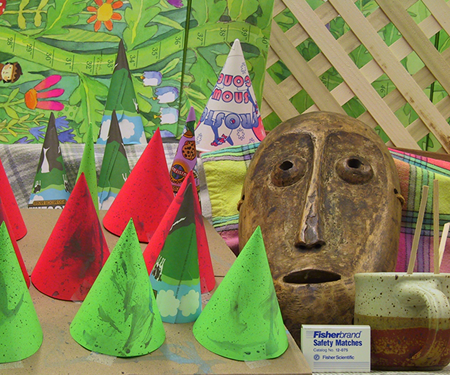
#> input picture images/cones/im2.png, 450 x 375 px
$ python stereo.py
#> lines starting #> are read from the running program, lines starting #| are printed output that depends on the picture; after the words box and inside, x2 and y2 are one past the last pixel; in counts of white or black regions, pixels touching at a corner belong together
# %%
import numpy as np
import cv2
import maxflow
import os

INPUT_DIR = 'images'
OUTPUT_DIR = './output'

# %%
def disp_cost(im, im_disp, p):
    # im.dtype and im_disp.dtype are float

    shift = np.zeros_like(im_disp)

    if p == 0:
        shift = im_disp.copy()
    elif p > 0:
        shift[:, p:] = im_disp[:, :-p]
    else:
        shift[:, :p] = im_disp[:, -p:]

    cost = np.sum((im - shift) ** 2, axis=2)

    return cost


# %%
def disp_energy(im, im_disp, ndisp=0):

    if ndisp == 0:
        ndisp = im_disp.shape[1] // 4

    im, im_disp = im.astype('float'), im_disp.astype('float')

    D = np.zeros((*im.shape[:2], abs(ndisp)), dtype='float')
    for p in range(abs(ndisp)):
        D[:, :, p] = disp_cost(im, im_disp, p if ndisp > 0 else -p)

    return D


# %%
# Sum of Squared Differences disparity map
def get_ssd_dmap(D, w=5):

    ssd = np.zeros_like(D)
    for p in range(D.shape[-1]):
        ssd[:, :, p] = cv2.boxFilter(D[:, :, p], -1, (w, w),
                    normalize=False, borderType=cv2.BORDER_ISOLATED)

    dmap = ssd.argmin(axis=-1)

    return dmap

# %%
def V_Potts(D, k=50.0):

    L = D.shape[-1]

    return k * (np.ones(L) - np.eye(L))

# %%
def V_L2norm(D, k=50.0, beta=1.0):

    L = D.shape[-1]
    lx, ly = np.meshgrid(range(L), range(L))
    V = beta * abs(lx - ly).astype('float')
    V[V > k] = k

    return V

# %%
def alpha_expansion(alpha, D, V, labels):

    rows, cols = labels.shape

    label_weights = V[alpha, labels]

    g = maxflow.Graph[float]()

    # Build graph below: add pixel nodes, auxiliary nodes, t-links and n-links.

    # Add pixel nodes
    node_ids = g.add_grid_nodes(labels.shape)

    # T-links for pixel nodes
    T_alpha = D[:, :, alpha]

    # [4 lines of commented-out code are left out]
    T_n_alpha = D[(*np.mgrid[:rows, :cols], labels)]
    T_n_alpha[labels == alpha] = np.inf

    g.add_grid_tedges(node_ids, T_alpha, T_n_alpha)

    # Add horizontal auxiliary nodes
    ha_ids = g.add_grid_nodes((rows, cols-1))

    # T-links for horizontal auxiliary nodes
    T_ha_n_alpha = V[labels[:, :-1], labels[:, 1:]]
    g.add_grid_tedges(ha_ids, 0, T_ha_n_alpha)

    # Horizontal n-links
    node_ha_ids = np.empty((rows, 2 * cols - 1), dtype='int')
    node_ha_ids[:, ::2] = node_ids
    node_ha_ids[:, 1::2] = ha_ids

    h_weights = np.zeros_like(node_ha_ids, dtype='float')
    h_weights[:, ::2] = label_weights

    g.add_grid_edges(node_ha_ids, h_weights, np.array([0, 0, 1]), symmetric=True)
    g.add_grid_edges(node_ha_ids, h_weights, np.array([1, 0, 0]), symmetric=True)

    # Add vertical auxiliary nodes
    va_ids = g.add_grid_nodes((rows-1, cols))

    # T-links for vertical auxiliary nodes
    T_va_n_alpha = V[labels[:-1, :], labels[1:, :]]
    g.add_grid_tedges(va_ids, 0, T_va_n_alpha)

    #  Vertical n-links
    node_va_ids = np.empty((2 * rows - 1, cols), dtype='int')
    node_va_ids[::2, :] = node_ids
    node_va_ids[1::2, :] = va_ids

    v_weights = np.zeros_like(node_va_ids, dtype='float')
    v_weights[::2, :] = label_weights

    g.add_grid_edges(node_va_ids, v_weights, np.array([[0], [0], [1]]), symmetric=True)
    g.add_grid_edges(node_va_ids, v_weights, np.array([[1], [0], [0]]), symmetric=True)

    # Run graph cut to get min energy and update labels
    energy = g.maxflow()
    labels[g.get_grid_segments(node_ids)] = alpha

    return energy

# %%
# Graph cut alpha expansion disparity map
def get_ae_dmap(D, V, labels=None, cycle_max=5):
    # cycle_max is default to 5.
    # Usually after 5 cycles, further energy reduction is very small.
    # If cycle_max is set to 0, there is no upper limit of cycle times.
    if cycle_max is 0:
        cycle_max = np.inf

    dmap = D.argmin(axis=-1) if labels is None else labels.copy()

    ndisp = D.shape[-1]
    Ef = np.inf
    cycle = 0
    print('INFO: Started alpha expansion cycle. It may take several minutes...')
    while True:

        success = False
        for alpha in range(ndisp):
            Ef_hat = alpha_expansion(alpha, D, V, dmap)
            if Ef_hat < Ef:
                Ef = Ef_hat
                success = True

        cycle += 1
        print('Debug:\tcycle %d\tEf %.1f' % (cycle, Ef))

        if not success or cycle >= cycle_max:
            break

    print('INFO: Finished alpha expansion with %d cycles.' % cycle)

    return dmap

# %%
def save_dmap(dmap, id_string, id_num):

    norm_dmap = cv2.normalize(dmap, None, 0, 255, cv2.NORM_MINMAX)

    filename = id_string + str(id_num) + '.png'

    cv2.imwrite(os.path.join(OUTPUT_DIR, filename), norm_dmap)


# %%
def main():

    if not os.path.isdir(OUTPUT_DIR):
        os.makedirs(OUTPUT_DIR)

    # SSD algorithm results
    img0 = cv2.imread('images/cones/im2.png')
#> img0 is the input picture: shape (375, 450, 3); mean B, G, R 82.3, 130.2, 132.6
    img1 = cv2.imread('images/cones/im6.png')
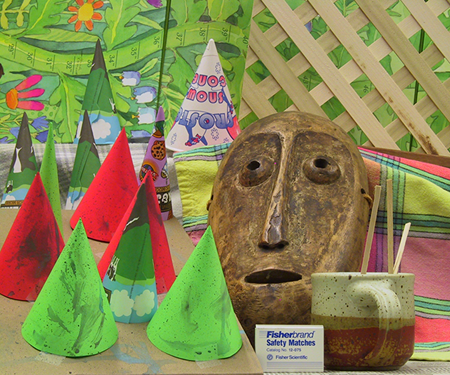
#> input picture images/cones/im6.png, 450 x 375 px
#> img1 is the input picture: shape (375, 450, 3); mean B, G, R 83.6, 133.3, 137.4

    DL = disp_energy(img0, img1, 80)
    DR = disp_energy(img1, img0, -80)

    dmap5L = get_ssd_dmap(DL)
    dmap5R = get_ssd_dmap(DR)
    dmap19L = get_ssd_dmap(DL, 19)
#> in get_ssd_dmap (call 3), `dmap = ssd.argmin(axis=-1)`: dmap: shape (375, 450) int64; 78 distinct labels, from 0 to 79
    dmap19R = get_ssd_dmap(DR, 19)
#> call 4 of get_ssd_dmap, with D = array of shape (375, 450, 80), w = 19
#> in get_ssd_dmap (call 4), `dmap = ssd.argmin(axis=-1)`:
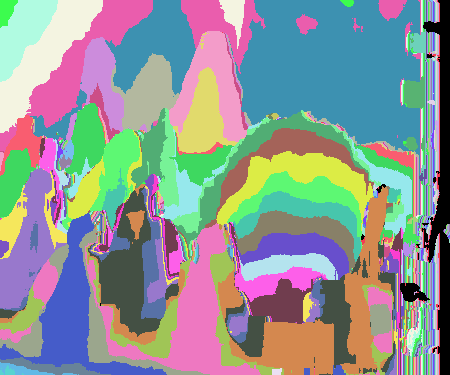
#> dmap: shape (375, 450) int64; 79 distinct labels, from 0 to 79; one colour per label, 0 black

    save_dmap(dmap5L, 'Cone_ssd_L_dmap_w', 5)
    save_dmap(dmap5R, 'Cone_ssd_R_dmap_w', 5)
    save_dmap(dmap19L, 'Cone_ssd_L_dmap_w', 19)
#> call 3 of save_dmap, with id_string = 'Cone_ssd_L_dmap_w', id_num = 19
#> in save_dmap (call 3), `norm_dmap = cv2.normalize(dmap, None, 0, 255, cv2.NORM_MINMAX)`:
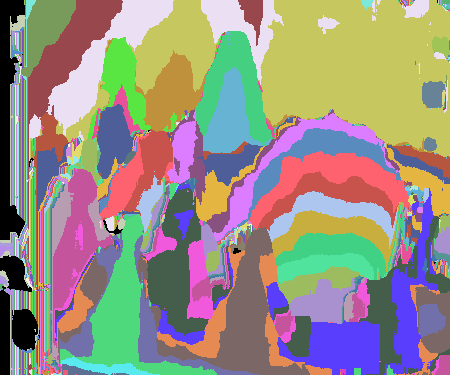
#> norm_dmap: shape (375, 450) int32; 78 distinct labels, from 0 to 255; one colour per label, 0 black
    save_dmap(dmap19R, 'Cone_ssd_R_dmap_w', 19)
#> call 4 of save_dmap, with id_string = 'Cone_ssd_R_dmap_w', id_num = 19
#> in save_dmap (call 4), `norm_dmap = cv2.normalize(dmap, None, 0, 255, cv2.NORM_MINMAX)`:
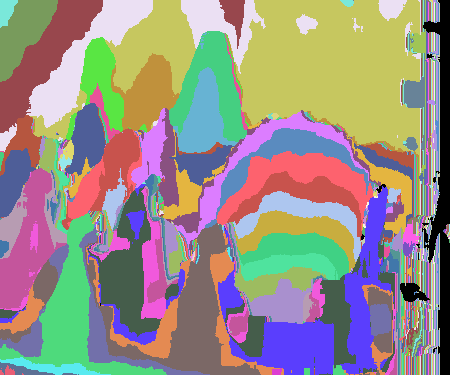
#> norm_dmap: shape (375, 450) int32; 79 distinct labels, from 0 to 255; one colour per label, 0 black


    # Alpha expansion algorithm results
    scenes = ['Adirondack', 'Jadeplant', 'Motorcycle',
                'Piano', 'Pipes', 'Playroom', 'Playtable',
                'Recycle', 'Teddy', 'Vintage', 'Shelves']

    ndisps = [73, 160, 70,
                65, 75, 83, 73,
                65, 64, 190, 60]

    for scene, ndisp in zip(scenes, ndisps):
        print('\n\nINFO: Working on scene %s with maximum disparity value %d...' % (scene, ndisp))

        img0 = cv2.imread(os.path.join(INPUT_DIR, scene, 'im0.png'))
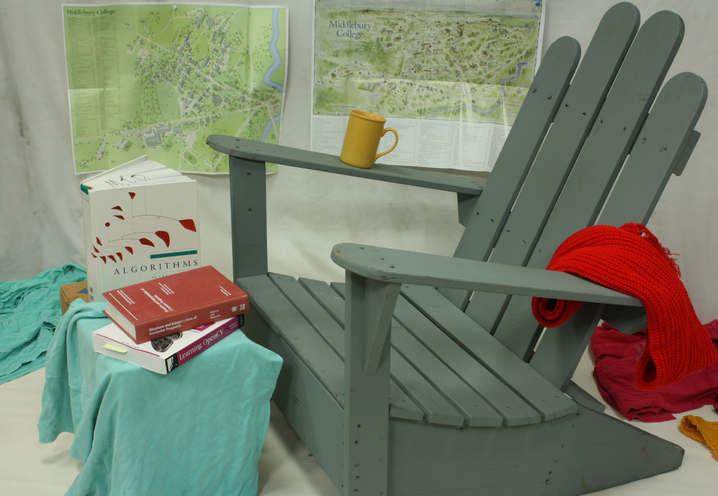
#> input picture images/Adirondack/im0.png, 718 x 496 px
#> img0 is the input picture: shape (496, 718, 3); mean B, G, R 110, 128.6, 122.5
        img1 = cv2.imread(os.path.join(INPUT_DIR, scene, 'im1.png'))
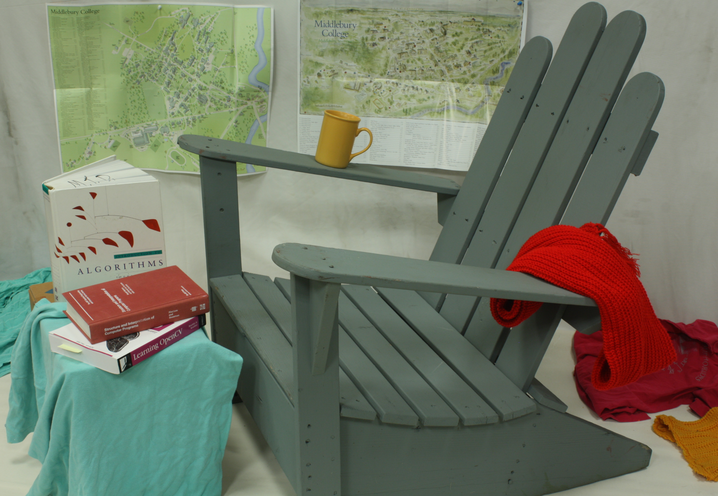
#> input picture images/Adirondack/im1.png, 718 x 496 px
#> img1 is the input picture: shape (496, 718, 3); mean B, G, R 102.7, 120.3, 115.6

        D = disp_energy(img0, img1, ndisp)

        # Get ssd dmap with two different window sizes: 5 and 19
        w_sizes = [5, 19]
        for w in w_sizes:
            ssd_dmap = get_ssd_dmap(D, w)
            save_dmap(ssd_dmap, scene + '_ssd_dmap_w', w)

        # Get alpha expansion dmap with different smoothness terms V
        Vs = [V_Potts(D, 200), V_Potts(D, 500), V_L2norm(D, k=600, beta=40)]

        for i, V in enumerate(Vs):
            print('\nINFO: Smoothness term V%d:' % i)

            ae_dmap = get_ae_dmap(D, V, ssd_dmap, cycle_max=5)
            save_dmap(ae_dmap, scene + '_ae_dmap_V', i)
#> this loop made 1 pass
#> ndisp in get_ae_dmap on pass 1: 73
#> (printed output is left out)
#> pass 1, in alpha_expansion, `label_weights = V[alpha, labels]`:
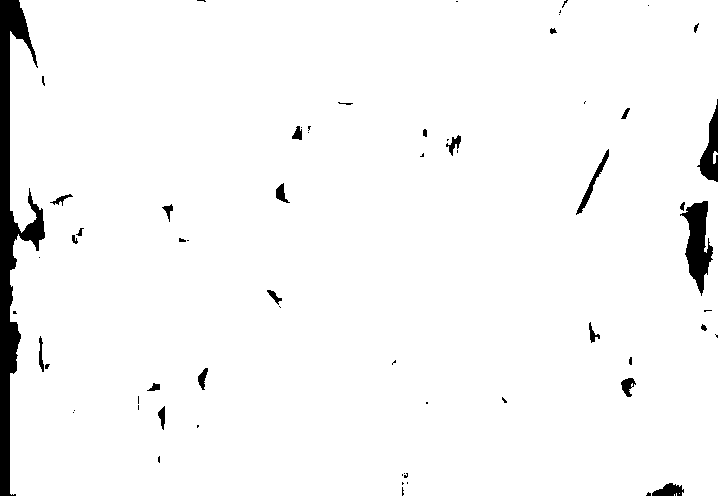
#> label_weights: shape (496, 718) float64; values 0 (black) and 200 (white), 96.7% white; 65 black regions (37 under 20 px), largest, box (x1, y1, x2, y2) and area: (0, 0, 45, 496) 7021, (680, 201, 713, 296) 1588, (697, 99, 718, 182) 795


# %%
if __name__ == "__main__":
    main()
#> (the call stopped at in alpha_expansion, `g = maxflow.Graph[float]()`: maxflow is not available in this run)
